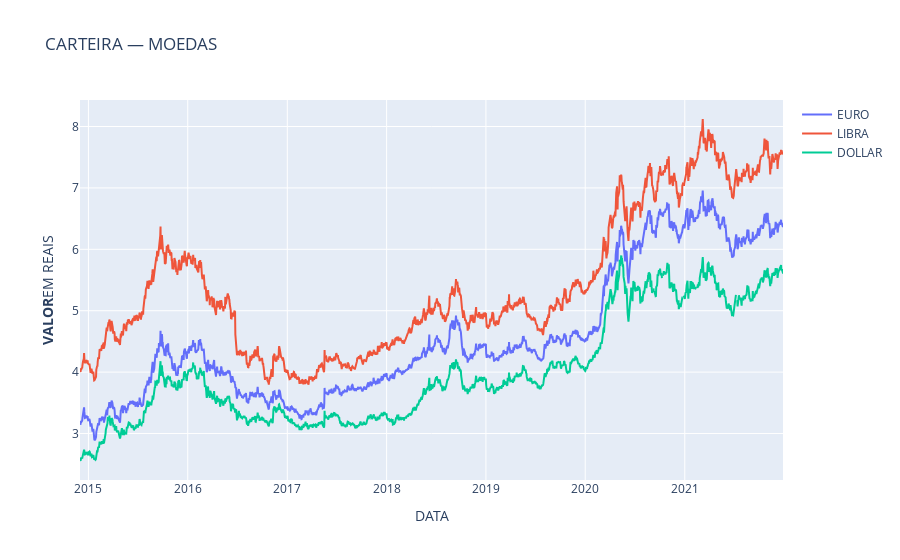

This figure's notebook cell:
### Code cell
x=df['Data']
y1=df['EURO']
y2=df['LIBRA']
y3=df['DOLLAR']

fig = make_subplots()
fig.add_trace(go.Scatter(x=x, y=y1, name='EURO'))
fig.add_trace(go.Scatter(x=x, y=y2, name='LIBRA'))
fig.add_trace(go.Scatter(x=x, y=y3, name='DOLLAR'))
fig.update_layout(
    title_text='CARTEIRA — MOEDAS'
)

fig.update_xaxes(title_text="DATA")
fig.update_yaxes(title_text="<b>VALOR</b>EM REAIS")

### Figure 1 — Plotly figure (JSON) as saved in the notebook; plotly's stock layout.template omitted (floating-point values rounded to 4 significant figures; data arrays with more than 128 entries replaced by an {"elided": "..."} marker saying what was removed)
{"data": [{"name": "EURO", "type": "scatter", "x": {"elided": "1847 str values"}, "y": {"elided": "1847 float values"}}, {"name": "LIBRA", "type": "scatter", "x": {"elided": "1847 str values"}, "y": {"elided": "1847 float values"}}, {"name": "DOLLAR", "type": "scatter", "x": {"elided": "1847 str values"}, "y": {"elided": "1847 float values"}}], "layout": {"title": {"text": "CARTEIRA — MOEDAS"}, "xaxis": {"anchor": "y", "domain": [0, 1], "title": {"text": "DATA"}}, "yaxis": {"anchor": "x", "domain": [0, 1], "title": {"text": "<b>VALOR</b>EM REAIS"}}}}
